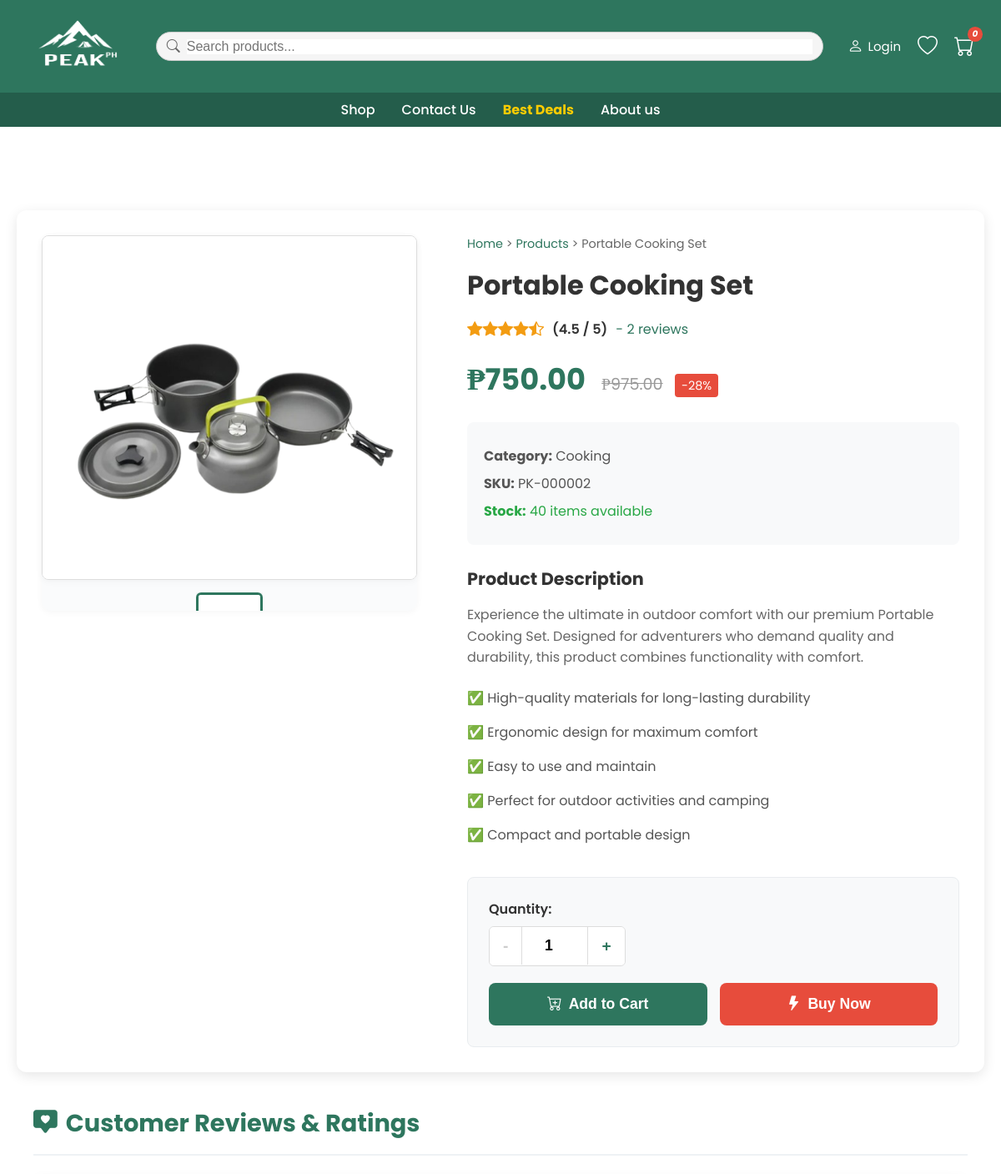
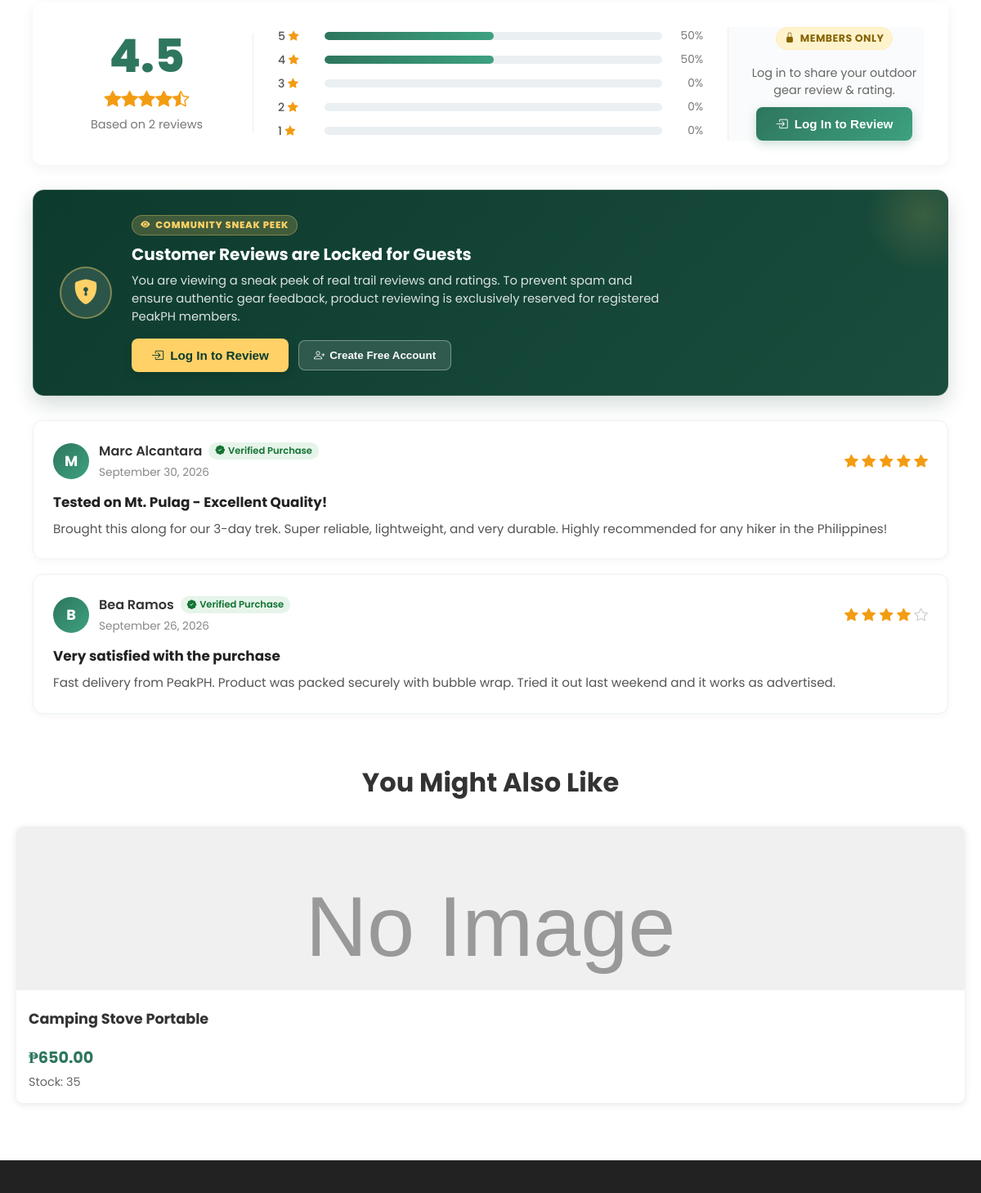
Page /ProductView.php?id=2 on the committed database (2 pictures, top to bottom).
### tables this page shows
CREATE TABLE IF NOT EXISTS inventory (
  id int(11) NOT NULL AUTO_INCREMENT,
  product_name varchar(255) NOT NULL,
  price decimal(10,2) NOT NULL,
  stock int(11) NOT NULL,
  tag varchar(50) DEFAULT NULL,
  image varchar(255) DEFAULT NULL,
  created_at timestamp NOT NULL DEFAULT current_timestamp(),
  updated_at timestamp NOT NULL DEFAULT current_timestamp() ON UPDATE current_timestamp(),
  label varchar(50) DEFAULT NULL,
  PRIMARY KEY (id)
);

### ProductView.php (the view, shortened to what the rows shown need)
<?php
require_once 'includes/db.php';
$product_id = isset($_GET['id']) ? $_GET['id'] : null;
$product = null;
$related_products = [];
if ($product_id && isDatabaseConnected()) {
    $query = "SELECT * FROM inventory WHERE id = ? AND stock > 0";
    $result = executeQuery($query, [$product_id]);
    if ($result && $result->num_rows > 0) {
        $product = $result->fetch_assoc();
        $related_query = "SELECT id, product_name, price, image, stock FROM inventory WHERE tag = ? AND id != ? AND stock > 0 LIMIT 4";
        $related_result = executeQuery($related_query, [$product['tag'], $product_id]);
        if ($related_result) {
            while ($row = $related_result->fetch_assoc()) {
                if (!empty($row['image']) && file_exists('admin/' . $row['image'])) {
                    $row['image'] = 'admin/' . $row['image'];
                } else {
                    $row['image'] = 'Assets/placeholder.svg';
                }
                $related_products[] = $row;
            }
        }
    }
}
$reviews = [];
$reviews_count = 0;
$avg_rating = 0;
if (isDatabaseConnected() && !empty($product['id'])) {
    try {
        $reviews_count = count($reviews);
    } catch (Exception $e) {
        error_log("Reviews fetch error: " . $e->getMessage());
    }
}
if ($reviews_count === 0 && !isset($_GET['review_submitted'])) {
    $reviews = [
        [
            'id' => 'sample_1',
            'user_name' => 'Marc Alcantara',
            'rating' => 5,
            'review_title' => 'Tested on Mt. Pulag - Excellent Quality!',
            'review_text' => 'Brought this along for our 3-day trek. Super reliable, lightweight, and very durable. Highly recommended for any hiker in the Philippines!',
            'created_at' => date('Y-m-d H:i:s', strtotime('-3 days'))
        ],
        [
            'id' => 'sample_2',
            'user_name' => 'Bea Ramos',
            'rating' => 4,
            'review_title' => 'Very satisfied with the purchase',
            'review_text' => 'Fast delivery from PeakPH. Product was packed securely with bubble wrap. Tried it out last weekend and it works as advertised.',
            'created_at' => date('Y-m-d H:i:s', strtotime('-1 week'))
        ]
    ];
    $reviews_count = count($reviews);
    $avg_rating = 4.5;
}
?>
<!DOCTYPE html>
<html lang="en">
<head>
  <link href="https://cdn.jsdelivr.net/npm/bootstrap-icons@1.10.5/font/bootstrap-icons.css" rel="stylesheet" />
  <link rel="stylesheet" href="Css/Global.css">
  <link rel="stylesheet" href="Css/productview.css">
</head>
<body>
  <main>
    <div class="product-container">
      <div class="product-gallery">
        <div class="main-image">
          <img id="mainProductImage" src="<?php echo htmlspecialchars($product['image']); ?>" alt="<?php echo htmlspecialchars($product['product_name']); ?>" />
        </div>
        <div class="thumbnail-images">
          <img src="<?php echo htmlspecialchars($product['image']); ?>" alt="Main View" class="thumbnail active" onclick="changeImage(this.src)" />
        </div>
      </div>
      <div class="product-info">
        <nav class="breadcrumb">
          <a href="index.php">Home</a> >
          <a href="ProductCatalog.php">Products</a> >
          <span><?php echo htmlspecialchars($product['product_name']); ?></span>
        </nav>
        <h1><?php echo htmlspecialchars($product['product_name']); ?></h1>
        <div class="product-rating">
          <span class="stars" style="color: #f39c12; font-size: 1.15rem;">
          </span>
          <span class="rating-text">(<?php echo number_format($avg_rating, 1); ?> / 5)</span>
          <a href="#reviewsSection" class="review-count" style="color: #2e765e; text-decoration: none;">- <?php echo $reviews_count; ?> <?php echo $reviews_count === 1 ? 'review' : 'reviews'; ?></a>
        </div>
        <div class="price-section">
          <span class="current-price">₱<?php echo number_format($product['price'], 2); ?></span>
          <?php if (rand(0, 1)): ?>
            <span class="old-price">₱<?php echo number_format($product['price'] * 1.3, 2); ?></span>
            <span class="discount">-<?php echo rand(15, 35); ?>%</span>
          <?php endif; ?>
        </div>
        <div class="product-meta">
          <p><strong>Category:</strong> <?php echo ucfirst($product['tag'] ?? 'General'); ?></p>
          <p><strong>SKU:</strong> PK-<?php echo str_pad($product['id'], 6, '0', STR_PAD_LEFT); ?></p>
          <p class="stock-info <?php echo ($product['stock'] < 10) ? 'low-stock' : 'in-stock'; ?>">
            <strong>Stock:</strong>
            <?php if ($product['stock'] > 0): ?>
              <?php echo $product['stock']; ?> items available
            <?php else: ?>
              <span class="out-of-stock">❌ Out of Stock</span>
            <?php endif; ?>
          </p>
        </div>
        <div class="product-description">
          <h3>Product Description</h3>
          <?php if (!empty($product['description'])): ?>
            <p><?php echo nl2br(htmlspecialchars($product['description'])); ?></p>
          <?php else: ?>
            <p>Experience the ultimate in outdoor comfort with our premium <?php echo htmlspecialchars($product['product_name']); ?>.
            Designed for adventurers who demand quality and durability, this product combines functionality with comfort.</p>
          <?php endif; ?>
          <ul class="features">
            <li>✅ High-quality materials for long-lasting durability</li>
            <li>✅ Ergonomic design for maximum comfort</li>
            <li>✅ Easy to use and maintain</li>
            <li>✅ Perfect for outdoor activities and camping</li>
            <li>✅ Compact and portable design</li>
          </ul>
        </div>
        <div class="purchase-section">
          <div class="quantity-selector">
          </div>
          <div class="action-buttons">
          </div>
        </div>
      </div>
    </div>
    <section class="reviews-section" id="reviewsSection">
      <div class="reviews-section-header">
        <h2><i class="bi bi-chat-square-heart-fill"></i> Customer Reviews & Ratings</h2>
      </div>
    </section>
    <?php if (!empty($related_products)): ?>
    <section class="related-products">
      <h2>You Might Also Like</h2>
      <div class="related-grid">
        <?php foreach ($related_products as $related): ?>
          <div class="related-card">
            <a href="ProductView.php?id=<?php echo $related['id']; ?>">
              <img src="<?php echo htmlspecialchars($related['image']); ?>" alt="<?php echo htmlspecialchars($related['product_name']); ?>">
              <h3><?php echo htmlspecialchars($related['product_name']); ?></h3>
              <p class="related-price">₱<?php echo number_format($related['price'], 2); ?></p>
              <p class="related-stock">Stock: <?php echo $related['stock']; ?></p>
            </a>
          </div>
        <?php endforeach; ?>
      </div>
    </section>
    <?php endif; ?>
  </main>
</body>
</html>

### rows in the picture
inventory: image (picture), product_name "Portable Cooking Set", price "750.00", $product['price']*1.3 "975.00", tag "Cooking", id "000002", stock "40"
inventory: product_name "Camping Stove Portable", price "650.00", stock "35"

### other values in the picture
$cart_count "0"
$avg_rating "4.5"
$reviews_count "2"
$percent "50"
$percent "0"
$initial "M"
$rev['user_name'] "Marc Alcantara"
date('F j, Y', strtotime($rev['created_at'])) "September 30, 2026"
$rev['review_title'] "Tested on Mt. Pulag - Excellent Quality!"
$rev['review_text'] "Brought this along for our 3-day trek. Super reliable, lightweight, and very durable. Highly recommended for any hiker in the Philippines!"
$initial "B"
$rev['user_name'] "Bea Ramos"
date('F j, Y', strtotime($rev['created_at'])) "September 26, 2026"
$rev['review_title'] "Very satisfied with the purchase"
$rev['review_text'] "Fast delivery from PeakPH. Product was packed securely with bubble wrap. Tried it out last weekend and it works as advertised."
